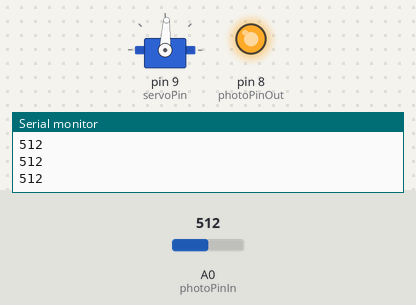
This sketch was run on a simulated Arduino Uno, built with avr-gcc and run on an emulated ATmega328P. Parts: servo, output pins drawn as LEDs (lit = HIGH), the last lines printed to the serial monitor. The test bench sets the inputs (shaded band); at power-on: A0 (photoPinIn) = 512.

Above: at 1.2 s.
1.3 s: A0 (photoPinIn) set to 716
At 2.0 s:
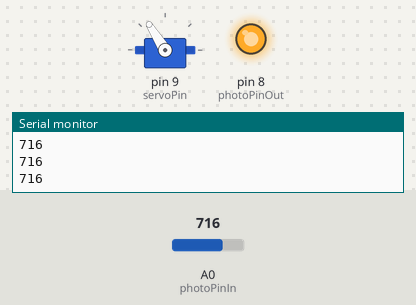
2.8 s: A0 (photoPinIn) set to 900
At 3.4 s:
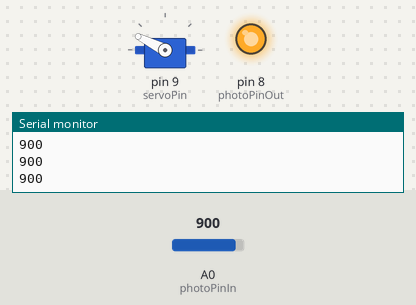
4.3 s: A0 (photoPinIn) set to 1023
At 4.7 s:
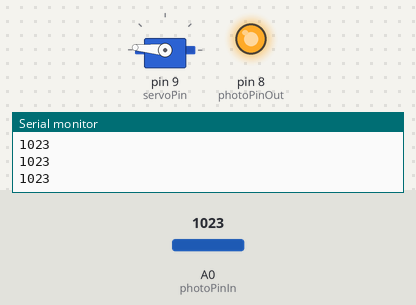
5.8 s: A0 (photoPinIn) set to 306
At 6.1 s:
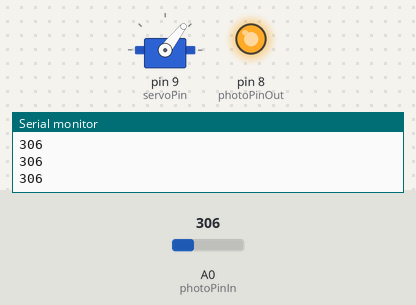
7.3 s: A0 (photoPinIn) set to 122
At 8.5 s:
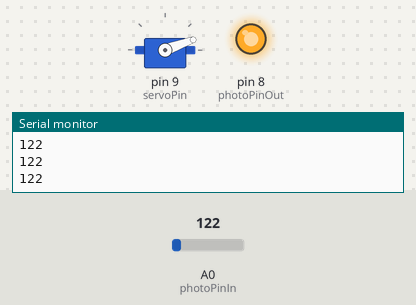
8.8 s: A0 (photoPinIn) set to 511
At 10.0 s:
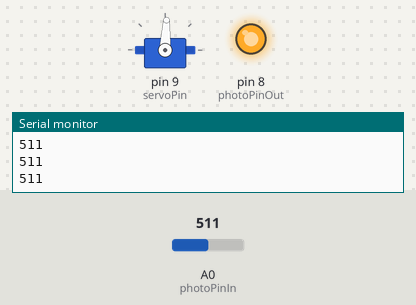
Timing chart, 0 to 11.3 s (numbered marks = the images above; inputs shaded):
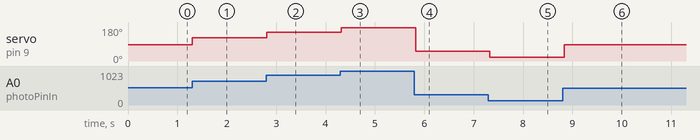

Measured:
- after the input at 1.3 s, servo on pin 9 (servoPin): 87° → 122° at once
- after the input at 2.8 s, servo on pin 9 (servoPin): 122° → 153° at once
- after the input at 4.3 s, servo on pin 9 (servoPin): 153° → 175° at once
- after the input at 5.8 s, servo on pin 9 (servoPin): 175° → 52° at once
- after the input at 7.3 s, servo on pin 9 (servoPin): 52° → 20° at once
- after the input at 8.8 s, servo on pin 9 (servoPin): 20° → 87° at once

The sketch:

sketch_servo_with_photoresistor.ino
```cpp
#include <Servo.h>
int photoPinOut = 8; // 10k resistor after photoresistor!
int photoPinIn = A0;
int photoVal;
int formula;
int servoPin = 9;
int servoPos = 10; // position
int dt = 100;
Servo myServo;

void setup() {
  // put your setup code here, to run once:
  pinMode(photoPinOut, OUTPUT);
  pinMode(photoPinIn, INPUT);
  Serial.begin(9600);
  myServo.attach(servoPin);
  digitalWrite(photoPinOut, HIGH);
}

void loop() {
  // put your main code here, to run repeatedly:
    photoVal = analogRead(photoPinIn);
    Serial.println(photoVal);
    formula = (175./1023.) * photoVal;
    myServo.write(formula);
    delay(dt);


}
```
